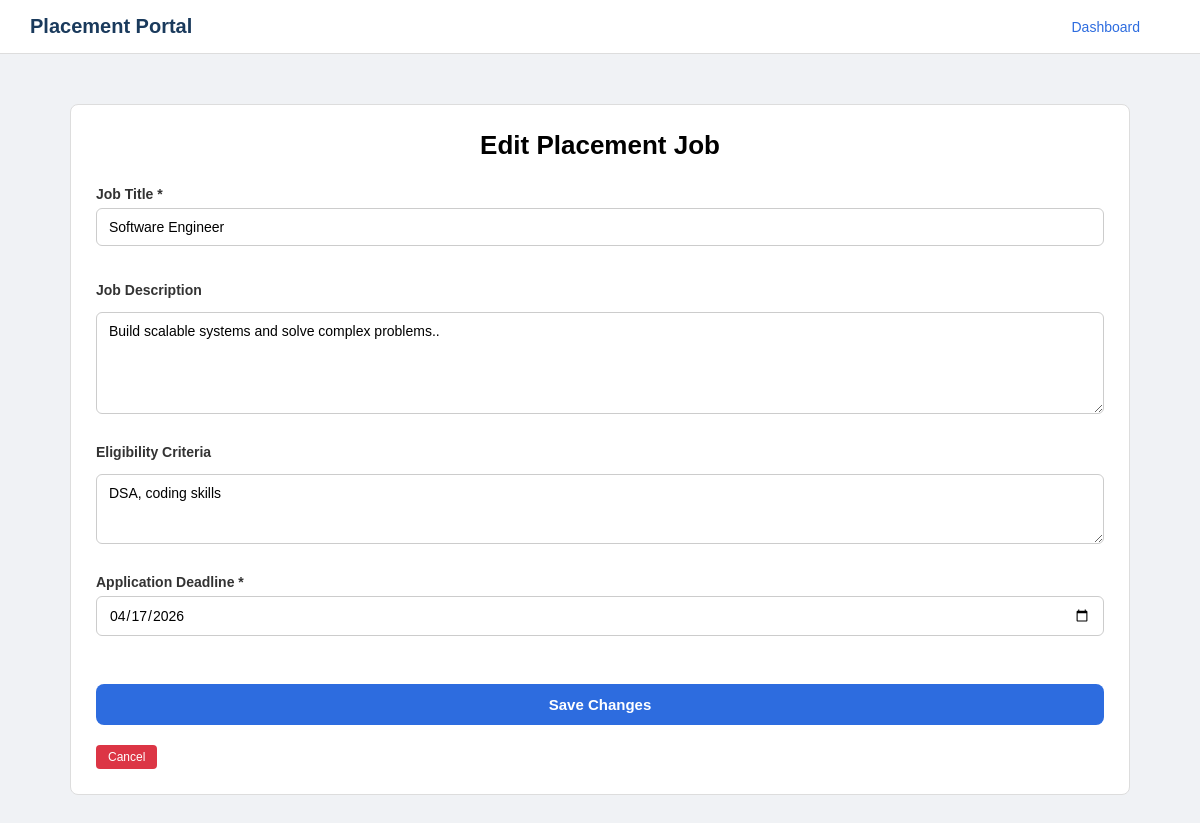
The app's page /edit_job/1 (signed in) with its own data.
### tables this page shows
CREATE TABLE jobs (
        id INTEGER PRIMARY KEY AUTOINCREMENT,
        company_id INTEGER,
        title TEXT,
        description TEXT,
        eligibility TEXT,
        deadline TEXT,
        status TEXT DEFAULT 'Pending'
    );

### app.py (the view, shortened to what this page needs)
@app.route('/edit_job/<int:job_id>', methods=['GET', 'POST'])
def edit_job(job_id):
    if 'company_id' not in session:
        return redirect('/login')
    conn = sqlite3.connect('database.db')
    cursor = conn.cursor()
    cursor.execute("SELECT * FROM jobs WHERE id=? AND company_id=?", (job_id, session['company_id']))
    job = cursor.fetchone()
    if not job:
        conn.close()
        flash("Job not found or unauthorized")
        return redirect('/company_dashboard')
    conn.close()
    return render_template('edit_job.html', job=job)

### templates/edit_job.html (shortened to what this page needs)
<!DOCTYPE html>
<html>
<head>
    <link rel="stylesheet" href="{{ url_for('static', filename='style.css') }}">
</head>
<body>
<div class="navbar">
    <span class="logo">Placement Portal</span>
    <a href="/company_dashboard" class="nav-link">Dashboard</a>
</div>
<div class="container">
    <div class="card">
        <h2>Edit Placement Job</h2>
        <form method="POST">
            <div class="form-group">
                <label>Job Title *</label>
                <input type="text" name="title" value="{{ job[2] }}" required>
            </div>
            <div class="form-group">
                <label>Job Description</label>
                <textarea name="description" rows="5">{{ job[3] or '' }}</textarea>
            </div>
            <div class="form-group">
                <label>Eligibility Criteria</label>
                <textarea name="eligibility" rows="3">{{ job[4] or '' }}</textarea>
            </div>
            <div class="form-group">
                <label>Application Deadline *</label>
                <input type="date" name="deadline" value="{{ job[5] }}" required>
            </div>
            <div class="btn-group" style="margin-top: 20px;">
                <button type="submit" class="btn-approve">Save Changes</button>
                <a style="margin-top: 20px;" href="/company_dashboard" class="btn-reject">Cancel</a>
            </div>
        </form>
    </div>
</div>
</body>
</html>

### static/style.css (style rules this page uses)
* { margin: 0; padding: 0; box-sizing: border-box; }
body { font-family: Arial, sans-serif; background: #f0f2f5; }
.navbar { background: white; padding: 15px 30px; display: flex; justify-content: space-between; align-items: center; border-bottom: 1px solid #ddd; }
.navbar a { margin-right: 30px; }
.logo { font-size: 20px; font-weight: bold; color: #1a3a5c; }
.nav-link { color: #2d6cdf; text-decoration: none; font-size: 14px; }
.container { max-width: 1100px; margin: 0 auto; padding: 30px 20px; }
.card { background: white; border-radius: 8px; border: 1px solid #ddd; padding: 25px; }
.card h2 { font-size: 26px; margin-bottom: 8px; color: black; text-align: center; font-weight: bold; }
.card input { width: 100%; padding: 12px 14px; margin-bottom: 18px; border: 1px solid #ddd; border-radius: 8px; font-size: 14px; box-sizing: border-box; transition: all 0.2s; }
.card input::placeholder { color: #aaa; font-size: 13px; }
.card button { width: 100%; background: #2d6cdf; color: white; padding: 12px; border: none; border-radius: 8px; font-size: 15px; font-weight: 600; cursor: pointer; margin-top: 10px; transition: background 0.2s; }
.card { position: relative; margin-top: 20px; }
.card form { margin-top: 25px; }
.form-group { margin-bottom: 18px; }
.form-group label { display: block; font-size: 14px; font-weight: 600; margin-bottom: 6px; color: #333; }
.form-group input, .form-group textarea, .form-group select { width: 100%; padding: 10px 12px; border: 1px solid #ccc; border-radius: 6px; font-size: 14px; font-family: Arial, sans-serif; }
label { display: block; font-size: 14px; font-weight: 600; margin-bottom: 6px; color: #333; }
input, select { width: 100%; padding: 10px 12px; border: 1px solid #ccc; border-radius: 6px; font-size: 14px; font-family: Arial, sans-serif; }
.btn-group { margin-top: 20px; }
.btn-approve { background: #28a745; color: white; padding: 5px 12px; border-radius: 4px; text-decoration: none; font-size: 12px; margin-right: 5px; display: inline-block; }
.btn-reject { background: #dc3545; color: white; padding: 5px 12px; border-radius: 4px; text-decoration: none; font-size: 12px; display: inline-block; }
.form-group textarea { resize: vertical; }
textarea { width: 100%; padding: 8px; margin: 8px 0; border: 1px solid #ccc; border-radius: 4px; }

### records on screen
jobs: title "Software Engineer", description "Build scalable systems and solve complex problems..", eligibility "DSA, coding skills", deadline "04/17/2026"
